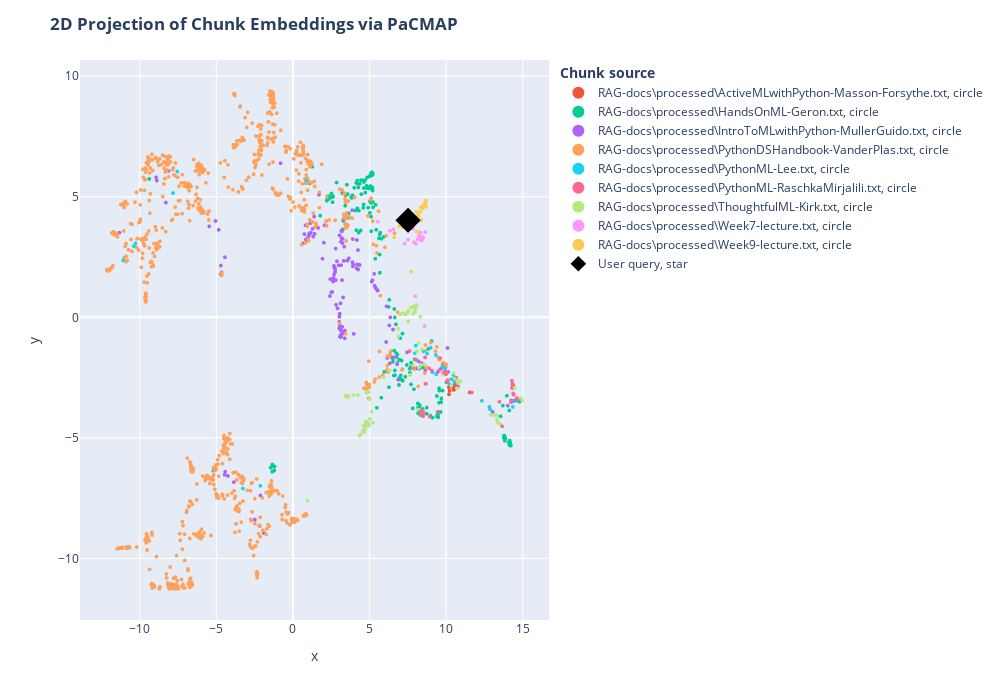

Notebook cell for this chart:
### Code cell
# vistualize pca projection

df = pd.DataFrame.from_dict(
    [
        {
            "x": documents_projected[i, 0],
            "y": documents_projected[i, 1],
            "source": docs_processed[i].metadata["source"],#["source"],#.split("/")[1],
            "extract": docs_processed[i].page_content[:100] + "...",
            "symbol": "circle",
            "size_col": 4,
        }
        for i in range(len(docs_processed))
    ]
    + [
        {
            "x": documents_projected[-1, 0],
            "y": documents_projected[-1, 1],
            "source": "User query",
            "extract": user_query,
            "size_col": 100,
            "symbol": "star",
        }
    ]
)

# Visualize the embedding
fig = px.scatter(
    df,
    x="x",
    y="y",
    color="source",
    hover_data="extract",
    size="size_col",
    symbol="symbol",
    color_discrete_map={"User query": "black"},
    width=1000,
    height=700,
)
fig.update_traces(
    marker=dict(opacity=1, line=dict(width=0, color="DarkSlateGrey")),
    selector=dict(mode="markers"),
)
fig.update_layout(
    legend_title_text="<b>Chunk source</b>",
    title="<b>2D Projection of Chunk Embeddings via PaCMAP</b>",
)
fig.show()
